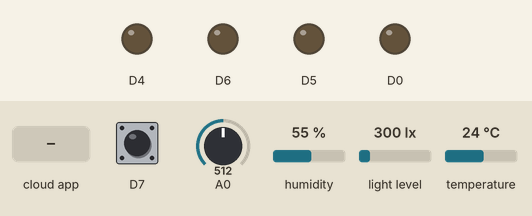
A program run on a simulated ESP8266 (NodeMCU). Shown: output pins drawn as LEDs (lit = HIGH). The inputs (shaded band) are chosen by the test bench; at power-on: D7 HIGH, A0 = 512, humidity 55 %, light level 300 lx, temperature 24 °C. WiFi joins after 1.5 s; servers stay silent unless stated; the Firebase database answers and starts empty; what the program prints to the serial monitor is not drawn.

Above: at 2.7 s.
2.8 s: the phone or cloud app sets bom to off
At 6.3 s:
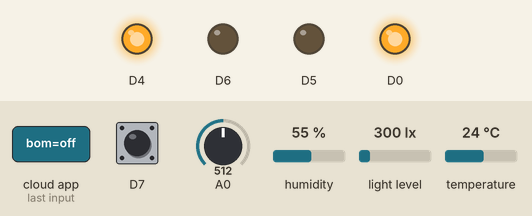
6.7 s: the phone or cloud app sets den to off
At 8.4 s:
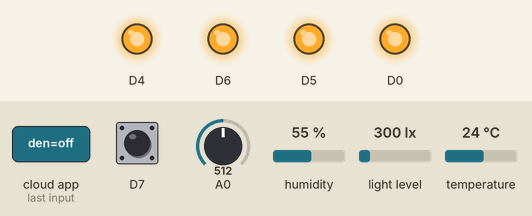
9.1 s: the phone or cloud app sets phunSuong to on
At 10.5 s:
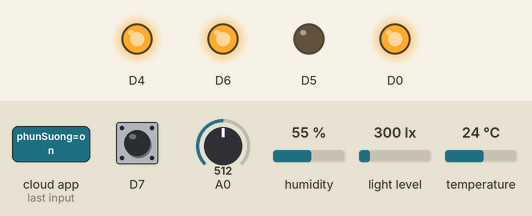
11.5 s: the phone or cloud app sets bom to on
At 13.5 s:
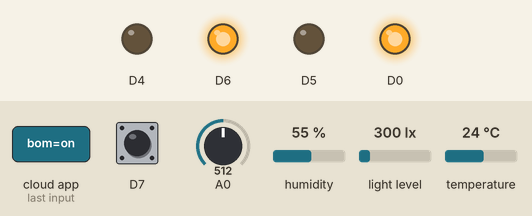
13.8 s: the phone or cloud app sets phunSuong to auto
At 15.8 s:
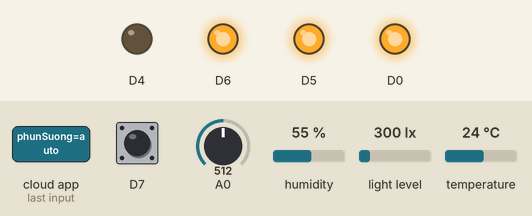
16.2 s: the phone or cloud app sets den to on
At 17.9 s:
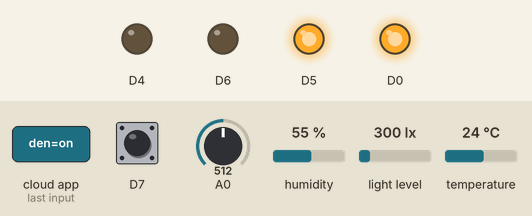
Timing chart, 0 to 19.4 s (numbered marks = the images above; inputs shaded):
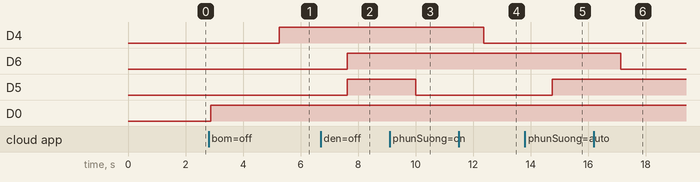

The program:

main.cpp
```cpp
#include <Arduino.h>
#include <Adafruit_Sensor.h>
#include <DHT.h>
#include <BH1750.h>
#include <ESP8266WiFi.h>
#include <ESP8266HTTPClient.h>
#include <FirebaseArduino.h>

DHT dht(D3, DHT11);
// khai bao cac bien luu gia tri cam bien va cac bien chua gia tri de bat tat thiet bi
float t = 0, t_auto = 0;
float h = 0, h_auto = 0;
float doAm_dat = 0;
int percent_doAm_dat = 0, percent_doAm_dat_auto = 0;
float light = 0, light_auto = 0;
// cac bien trang thai
String bom_state = "off";
String phunSuong_state = "off";
String den_state = "off";
String mua = "false";
String mode = "manual";

BH1750 lightMeter(0x23);
#define FIREBASE_HOST "testmyled-aa8f7.firebaseio.com"
#define FIREBASE_AUTH "gn0qcrclXBS7gVjNSNpOaULUn17H4cssN2kRxhie"

void control_relay(String relay1, String relay2, String relay3, String relay4);
void get_state_control();
void set_to_firebase(String anhSang, String doAmDat, String doAmKK, String nhietDo, String mua);
void get_auto_val();

void setup() {
  // put your setup code here, to run once:
  Serial.begin(9600);
  dht.begin();
  pinMode(D7, INPUT);
  pinMode(D4, OUTPUT);
  pinMode(D0, OUTPUT);
  pinMode(D5, OUTPUT);
  pinMode(D6, OUTPUT);
  Wire.begin(D2, D1);

  if (lightMeter.begin()) {
    Serial.println("dusaduasdsa");
  } else {
     Serial.println("loi");
  }
  WiFi.begin("Kieu Mai", "0947311163");
  while (WiFi.status() != WL_CONNECTED) {
    Serial.print(".");
    delay(500);
  }
  Firebase.begin(FIREBASE_HOST, FIREBASE_AUTH);
}

void loop() {
  //doc va gui thong tin len firebase
  h = dht.readHumidity();
  t = dht.readTemperature();
  doAm_dat = analogRead(A0);
  percent_doAm_dat = 100 - map(doAm_dat,0, 1024, 0, 100);
  light = lightMeter.readLightLevel();
  // kiem tra mua
  if (!digitalRead(D7)) {
    mua = "true";
  } else {
    mua = "false";
  }
  set_to_firebase(String(light), String(percent_doAm_dat), String(h), String(t), mua);

  // neu che do hoat dong la auto
  if (mode == "auto") {
    // lay cac gia tri dk tu dong
    get_auto_val();
    // kiem tra nhiet do kk
    if (t_auto > t) {
      Firebase.setString("iot_android_control/den", "on");
    } else {
      Firebase.setString("iot_android_control/den", "off");
    }
    // kiem tra do am dat
    if (percent_doAm_dat_auto > percent_doAm_dat) {
      Firebase.setString("iot_android_control/bom", "on");
    } else {
      Firebase.setString("iot_android_control/bom", "off");
    }
    // kiem tra do am kk
    if (h_auto > h) {
      Firebase.setString("iot_android_control/phunSuong", "on");
    } else {
      Firebase.setString("iot_android_control/phunSuong", "off");
    }
    // neu anh sang cai dat < anh sang hien tai => dong mai nha
    if (light < light_auto) {
      // sang led
      Serial.println("sang led");
    } else {
      // tat led
      Serial.println("tat led");
    }
    delay(5000);
  }
  // lay trang thai cac relay tren firebase
  get_state_control();
  // dieu khien bom
  control_relay(bom_state, phunSuong_state, den_state, "off"); // relay 4 ko dung
  delay(1000);
}

void set_to_firebase(String anhSang, String doAmDat, String doAmKK, String nhietDo, String mua) {
  Firebase.setString("iot_android/anhSang", String(anhSang));
  Firebase.setString("iot_android/doAmDat", String(doAmDat));
  Firebase.setString("iot_android/doAmKK", String(doAmKK));
  Firebase.setString("iot_android/nhietDo", String(nhietDo));
  Firebase.setString("iot_android/mua", mua);
}
void get_state_control() {
  bom_state = Firebase.getString("iot_android_control/bom");
  phunSuong_state = Firebase.getString("iot_android_control/phunSuong");
  den_state = Firebase.getString("iot_android_control/den");
  mode = Firebase.getString("iot_android_control/mode");
}

void get_auto_val() {
  // lay thong tin tu firebase va ep sang kieu float
  light_auto = Firebase.getString("auto_val/anhSang").toFloat();
  percent_doAm_dat_auto = Firebase.getString("auto_val/doAmDat").toInt();
  h_auto = Firebase.getString("auto_val/doAmKK").toFloat();
  t_auto = Firebase.getString("auto_val/nhietDo").toFloat();
  Serial.println(light_auto);
  Serial.println(percent_doAm_dat_auto);
  Serial.println(h_auto);
  Serial.println(t_auto);
}

void control_relay(String relay1, String relay2, String relay3, String relay4) {
  // relay1
  if (relay1 == "on") {
    digitalWrite(D4, 0);
  } else if (relay1 == "off") {
    digitalWrite(D4, 1);
  }
  // relay 2
  if (relay2 == "on") {
    digitalWrite(D5, 0);
  } else if (relay3 == "off") {
    digitalWrite(D5, 1);
  }
  //relay 3
  if (relay3 == "on") {
    digitalWrite(D6, 0);
  } else if (relay3 == "off") {
    digitalWrite(D6, 1);
  }
  //relay 4
  if (relay4 == "on") {
    digitalWrite(D0, 0);
  } else if (relay4 == "off") {
    digitalWrite(D0, 1);
  }
}
```

Measured:
- after the input at 2.8 s, D4: LOW → HIGH after 2.5 s
- after the input at 6.7 s, D6, D5: LOW → HIGH after 0.93 s
- after the input at 9.1 s, D5: HIGH → LOW after 0.90 s
- after the input at 11.5 s, D4: HIGH → LOW after 0.87 s
- after the input at 13.8 s, D5: LOW → HIGH after 0.95 s
- after the input at 16.2 s, D6: HIGH → LOW after 0.92 s
